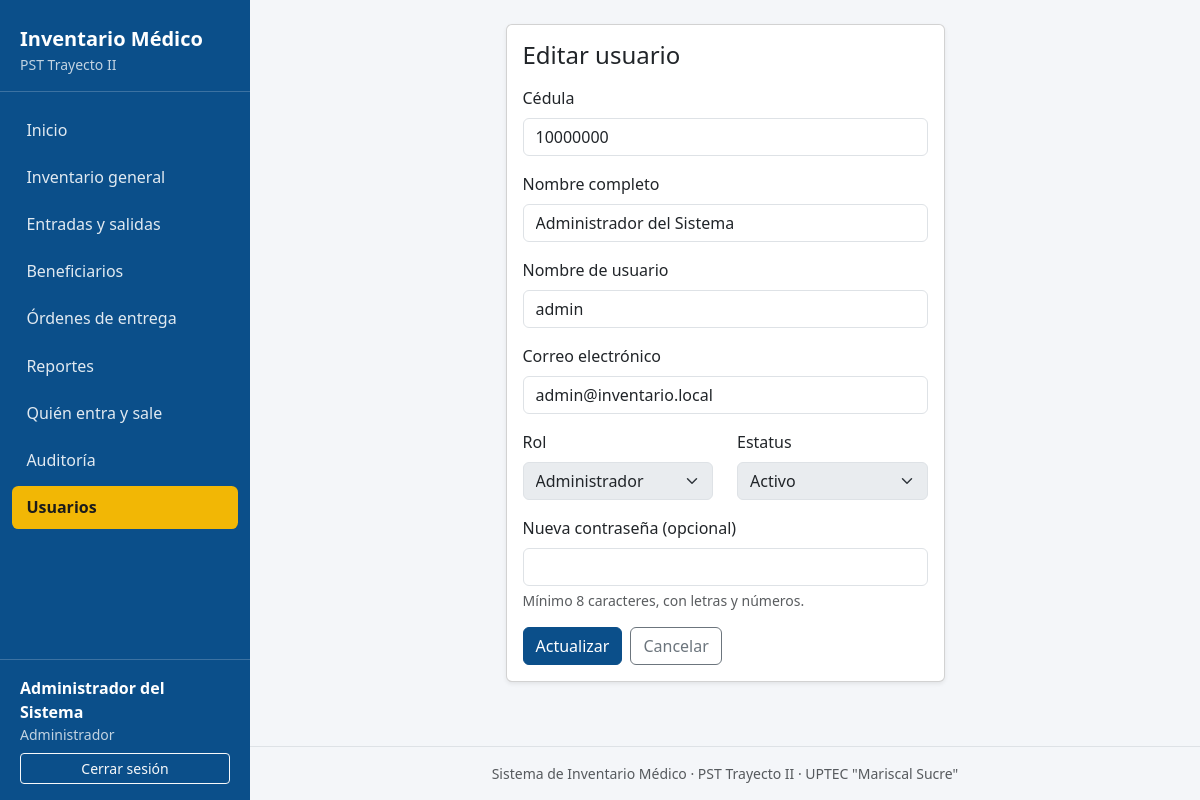
Screenshot of /modulos/usuario_form.php?id=1 (signed in) with the database file from the repository.
### tables this page shows
CREATE TABLE `usuarios` (
  `id_usuario` int(10) UNSIGNED NOT NULL AUTO_INCREMENT,
  `cedula` varchar(10) NOT NULL,
  `nombre_usuario` varchar(30) NOT NULL,
  `nombre_completo` varchar(100) NOT NULL,
  `correo` varchar(100) NOT NULL,
  `clave` varchar(255) NOT NULL COMMENT 'Hash bcrypt (password_hash)',
  `rol` enum('Administrador','Encargado') NOT NULL DEFAULT 'Encargado',
  `status` enum('Activo','Inactivo') NOT NULL DEFAULT 'Activo',
  `fecha_registro` datetime NOT NULL DEFAULT current_timestamp(),
  `fecha_modificacion` datetime DEFAULT NULL ON UPDATE current_timestamp(),
  `usuario_registro` int(10) UNSIGNED DEFAULT NULL,
  `usuario_modificacion` int(10) UNSIGNED DEFAULT NULL,
  PRIMARY KEY (`id_usuario`),
  UNIQUE KEY `uq_usuarios_cedula` (`cedula`),
  UNIQUE KEY `uq_usuarios_nombre_usuario` (`nombre_usuario`),
  UNIQUE KEY `uq_usuarios_correo` (`correo`)
);

### includes/seguridad.php (called while the page is built, shortened)
<?php
function id_usuario_actual(): ?int
{
    return isset($_SESSION['id_usuario']) ? (int) $_SESSION['id_usuario'] : null;
}
function e($valor): string
{
    return htmlspecialchars((string) $valor, ENT_QUOTES, 'UTF-8');
}

### modulos/usuario_form.php (the view, shortened to what this page needs)
<?php
require_once __DIR__ . '/../includes/seguridad.php';
$id = $_GET['id'] ?? '';
$u  = ['cedula' => '', 'nombre_usuario' => '', 'nombre_completo' => '', 'correo' => '', 'rol' => ROL_ENCARGADO, 'status' => 'Activo'];
$editando = false;
if ($id !== '') {
    $s = $conexion->prepare("SELECT id_usuario, cedula, nombre_usuario, nombre_completo, correo, rol, status FROM usuarios WHERE id_usuario = ?");
    $s->execute([(int) $id]);
    $u = $s->fetch();
    $editando = true;
}
$es_propio = $editando && (int) $u['id_usuario'] === id_usuario_actual();
$titulo_pagina = $editando ? 'Editar usuario' : 'Registrar usuario';
require __DIR__ . '/../includes/encabezado.php';
?>
<div class="row justify-content-center"><div class="col-lg-6">
  <div class="card shadow-sm"><div class="card-body">
    <h1 class="h4 mb-3"><?= e($titulo_pagina) ?></h1>
    <form action="usuario_guardar.php" method="POST" id="formUsuario" novalidate>
      <div class="mb-3">
        <label class="form-label" for="cedula">Cédula</label>
        <input type="text" inputmode="numeric" class="form-control" id="cedula" name="cedula" maxlength="10" value="<?= e($u['cedula']) ?>" required>
      </div>
      <div class="mb-3">
        <label class="form-label" for="nombre_completo">Nombre completo</label>
        <input type="text" class="form-control" id="nombre_completo" name="nombre_completo" maxlength="100" value="<?= e($u['nombre_completo']) ?>" required>
      </div>
      <div class="mb-3">
        <label class="form-label" for="nombre_usuario">Nombre de usuario</label>
        <input type="text" class="form-control" id="nombre_usuario" name="nombre_usuario" maxlength="30" value="<?= e($u['nombre_usuario']) ?>" required>
      </div>
      <div class="mb-3">
        <label class="form-label" for="correo">Correo electrónico</label>
        <input type="email" class="form-control" id="correo" name="correo" maxlength="100" value="<?= e($u['correo']) ?>" required>
      </div>
      <div class="row">
        <div class="col-md-6 mb-3">
          <label class="form-label" for="rol">Rol</label>
          <select class="form-select" id="rol" name="rol" <?= $es_propio ? 'disabled' : '' ?> required>
            <?php foreach ([ROL_ADMIN, ROL_ENCARGADO] as $r): ?>
              <option value="<?= e($r) ?>" <?= $u['rol'] === $r ? 'selected' : '' ?>><?= e($r) ?></option>
            <?php endforeach; ?>
          </select>
        </div>
        <?php if ($editando): ?>
        <div class="col-md-6 mb-3">
          <label class="form-label" for="status">Estatus</label>
          <select class="form-select" id="status" name="status" <?= $es_propio ? 'disabled' : '' ?>>
            <option value="Activo" <?= $u['status'] === 'Activo' ? 'selected' : '' ?>>Activo</option>
          </select>
        </div>
        <?php endif; ?>
      </div>
      <div class="mb-3">
        <label class="form-label" for="clave"><?= $editando ? 'Nueva contraseña (opcional)' : 'Contraseña' ?></label>
        <input type="password" class="form-control" id="clave" name="clave" maxlength="72" autocomplete="new-password" <?= $editando ? '' : 'required' ?>>
        <div class="form-text">Mínimo 8 caracteres, con letras y números.</div>
      </div>
      <div class="d-flex gap-2">
        <button type="submit" class="btn btn-institucional"><?= $editando ? 'Actualizar' : 'Guardar' ?></button>
        <a href="usuarios.php" class="btn btn-outline-secondary">Cancelar</a>
      </div>
    </form>
  </div></div>
</div></div>
<?php require __DIR__ . '/../includes/pie.php'; ?>

### css/estilos.css (style rules this page uses)
:root { --color-institucional: #0b4f8a; --color-institucional-oscuro: #083b69; --color-secundario: #f2b705; }
body { background-color: #f4f6f9; }
.btn-institucional { background-color: var(--color-institucional); border-color: var(--color-institucional); color: #fff; }

### rows the page displays
usuarios: cedula "10000000", nombre_completo "Administrador del Sistema", nombre_usuario "admin", correo "admin@inventario.local", status "Activo"

### other values shown
$texto "Inicio Inventario general Entradas y salidas Beneficiarios Órdenes de entrega Reportes Quién entra y sale Auditoría Usuarios"
$_SESSION['nombre_completo'] "Administrador del Sistema"
$_SESSION['rol'] "Administrador"
$titulo_pagina "Editar usuario"
form field rol "Administrador"
